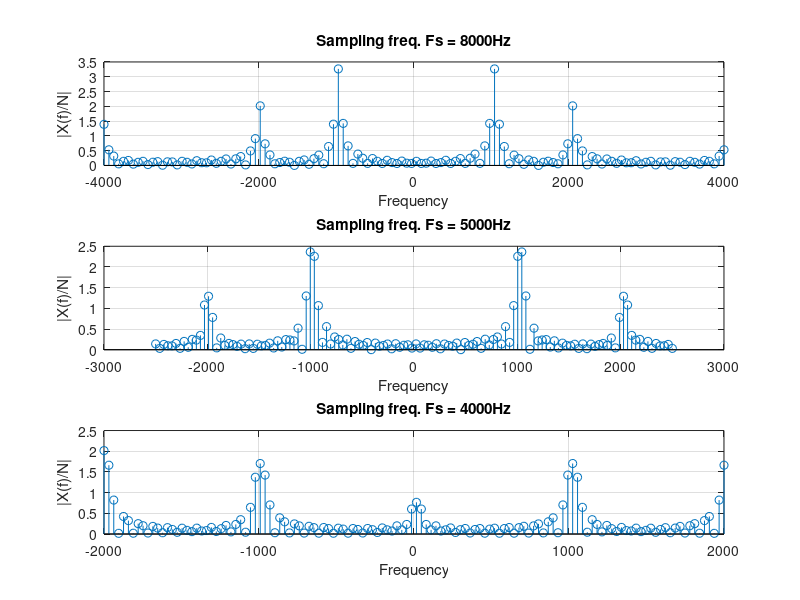

This figure's MATLAB source:
Fs1 = 8000;
N=128;
t = 0:1/Fs1:0.01;
x = 10*cos(2*pi*1e3*t) + 6*cos(2*pi*2e3*t) + 2*cos(2*pi*4e3*t);
%plot(t,x,'k')
%hold on

y=fft(x,N);
y=fftshift(y);
m = abs(y)/N;
f = -Fs1/2:Fs1/(N-1):Fs1/2;
subplot(311);
stem(f,m);
grid on
title('Sampling freq. Fs = 8000Hz')
xlabel('Frequency')
ylabel('|X(f)/N|')


Fs2 = 5000;
t = 0:1/Fs2:0.01;
x = 10*cos(2*pi*1e3*t) + 6*cos(2*pi*2e3*t) + 2*cos(2*pi*4e3*t);
%plot(t,x,'b')
%hold on

y1=fft(x,N);
y1=fftshift(y1);
m = abs(y1)/N;
f = -Fs2/2:Fs2/(N-1):Fs2/2;
subplot(312);
stem(f,m);
grid on
title('Sampling freq. Fs = 5000Hz')
xlabel('Frequency')
ylabel('|X(f)/N|')


Fs3 = 4000;
t = 0:1/Fs3:0.01;
x = 10*cos(2*pi*1e3*t) + 6*cos(2*pi*2e3*t) + 2*cos(2*pi*4e3*t);
%plot(t,x,'r')
%hold on

y2=fft(x,N);
y2=fftshift(y2);
m = abs(y2)/N;
f = -Fs3/2:Fs3/(N-1):Fs3/2;
subplot(313);
stem(f,m);
grid on
title('Sampling freq. Fs = 4000Hz')
xlabel('Frequency')
ylabel('|X(f)/N|')